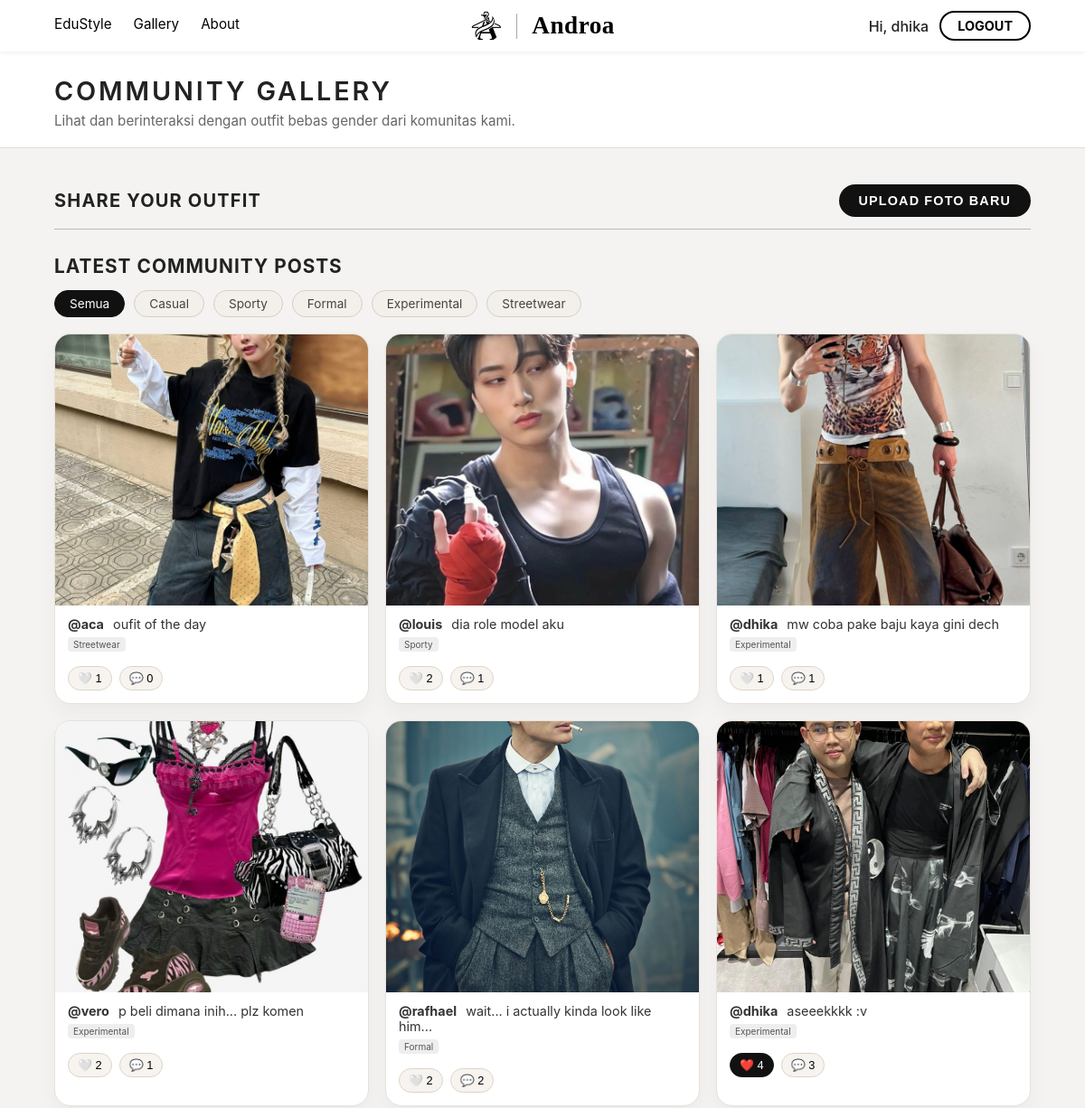
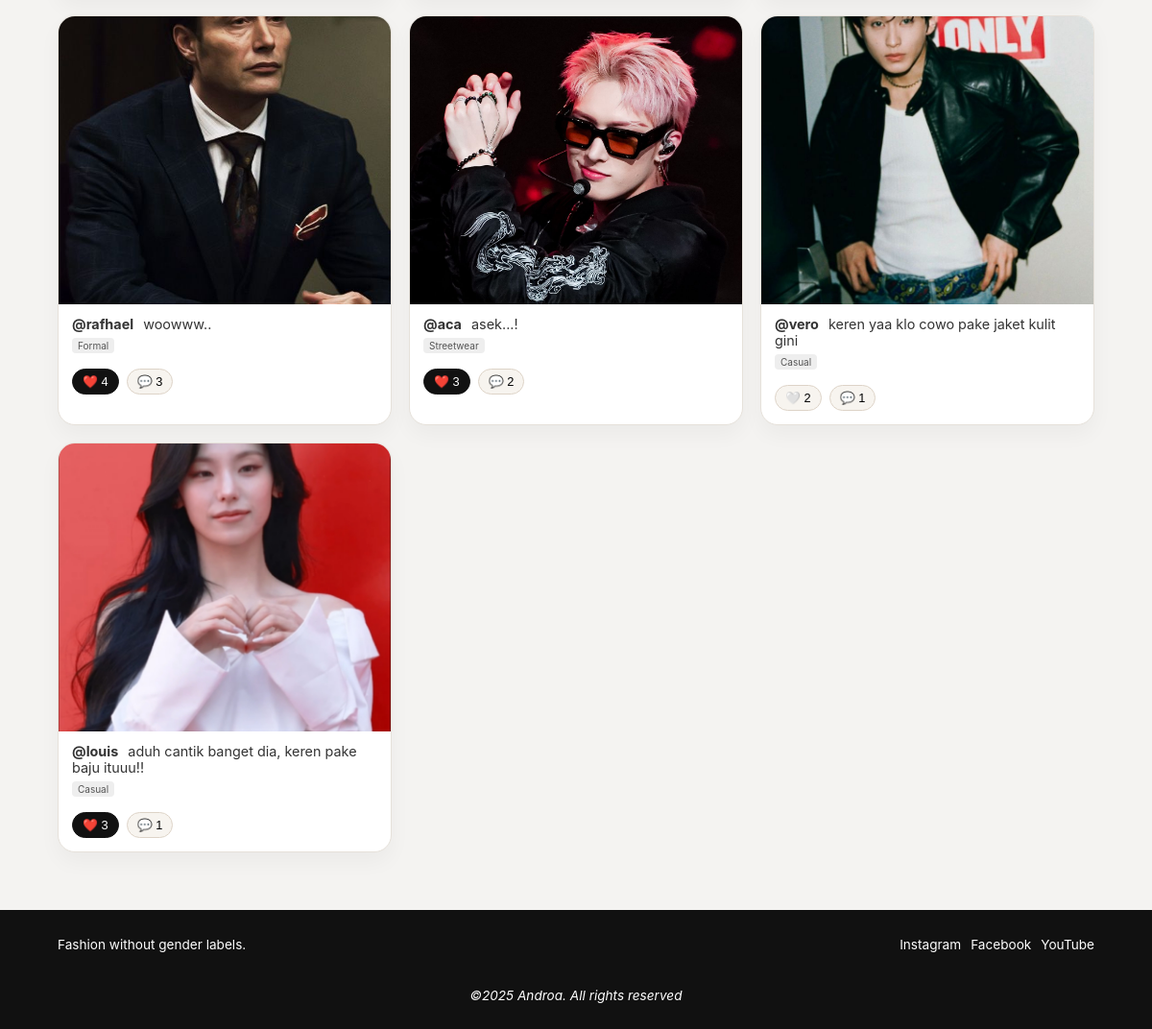
Screenshot of /Androa-Doang/pages/user/gallery.php (signed in) with the database file from the repository (2 pictures, top to bottom).
### tables this page shows
CREATE TABLE `gallery_posts` (
  `post_id` int(11) NOT NULL,
  `user_id` int(11) NOT NULL,
  `caption` text DEFAULT NULL,
  `image_path` varchar(255) NOT NULL,
  `style_category` varchar(50) NOT NULL,
  `is_approved` tinyint(1) NOT NULL DEFAULT 0,
  `created_at` timestamp NOT NULL DEFAULT current_timestamp()
);

CREATE TABLE `users` (
  `user_id` int(11) NOT NULL,
  `username` varchar(50) NOT NULL,
  `email` varchar(100) NOT NULL,
  `password` varchar(255) NOT NULL,
  `full_name` varchar(100) DEFAULT NULL,
  `bio` text DEFAULT NULL,
  `avatar_path` varchar(255) DEFAULT '/assets/profile-default.jpg',
  `role` enum('guest','user','admin') NOT NULL DEFAULT 'user',
  `is_active` tinyint(1) NOT NULL DEFAULT 1,
  `created_at` timestamp NOT NULL DEFAULT current_timestamp()
);

### Androa-Doang/pages/user/gallery.php (the view, shortened to what this page needs)
<?php
include '../../db_connect.php';
include '../../components/header_user.php';
$current_user_id = $_SESSION['user_id'];
$kategori_pilihan = isset($_GET['category']) ? $_GET['category'] : 'Semua';
$list_kategori = ['Semua', 'Casual', 'Sporty', 'Formal', 'Experimental', 'Streetwear'];
?>
<link rel="stylesheet" href="user.css">
<body class="user-gallery-page">
<header class="gallery-header">
    <section class="header-banner">
        <h1>Community Gallery</h1>
        <p>Lihat dan berinteraksi dengan outfit bebas gender dari komunitas kami.</p>
    </section>
</header>
<main>
    <section class="upload-section">
        <h2>Share Your Outfit</h2>
        <a href="upload-gallery.php"><button class="primary-btn">Upload Foto Baru</button></a>
    </section>
    <section class="gallery-list">
        <h2>Latest Community Posts</h2>
        <div class="category-filter">
            <?php foreach ($list_kategori as $kat): ?>
                <?php
                    $active_class = ($kategori_pilihan == $kat) ? 'active' : '';
                    $url_filter = "?category=" . urlencode($kat);
                ?>
                <a href="<?php echo $url_filter; ?>" class="filter-btn <?php echo $active_class; ?>">
                    <?php echo $kat; ?>
                </a>
            <?php endforeach; ?>
        </div>
        <div class="gallery-grid">
            <?php
            $sql = "SELECT gp.*, u.username, u.avatar_path
                    FROM gallery_posts gp
                    JOIN users u ON gp.user_id = u.user_id";
            $sql .= " ORDER BY gp.created_at DESC";
            $result_posts = $conn->query($sql);
            if ($result_posts->num_rows > 0) {
                while ($post = $result_posts->fetch_assoc()) {
                    $post_id = $post['post_id'];
                    $caption = htmlspecialchars($post['caption']);
                    $image_path = "../../Asset/" . $post['image_path'];
                    $username = htmlspecialchars($post['username']);
                    $q_likes = "SELECT COUNT(*) as total FROM likes WHERE post_type='gallery' AND post_id='$post_id'";
                    $res_likes = $conn->query($q_likes);
                    $total_likes = $res_likes->fetch_assoc()['total'];
                    $check_like = "SELECT * FROM likes WHERE user_id='$current_user_id' AND post_type='gallery' AND post_id='$post_id'";
                    $is_liked = $conn->query($check_like)->num_rows > 0;
                    $like_class = $is_liked ? 'liked' : '';
                    $q_comments = "SELECT COUNT(*) as total FROM comments WHERE post_type='gallery' AND post_id='$post_id'";
                    $res_comments = $conn->query($q_comments);
                    $total_comments = $res_comments->fetch_assoc()['total'];
            ?>
                    <article class="card">
                        <a href="detail-gallery.php?post_id=<?= $post_id; ?>">
                            <img src="<?= $image_path; ?>" alt="<?= $caption; ?>" style="width:100%; height:300px; object-fit:cover;">
                        </a>
                        <div class="post-info">
                            <p class="ig-caption">
                                <b>@<?= $username; ?></b>
                                <?= mb_strimwidth($caption, 0, 50, "..."); ?>
                            </p>
                            <span style="font-size: 10px; background: #eee; padding: 2px 6px; border-radius: 4px; color: #555;">
                                <?= htmlspecialchars($post['style_category']); ?>
                            </span>
                            <div class="actions" style="margin-top: 10px;">
                                <a href="javascript:void(0)" onclick="toggleLike(this, 'gallery', <?= $post_id; ?>)" style="text-decoration:none;">
                                    <button class="like-button <?= $like_class; ?>" style="cursor:pointer;">
                                        <?= $is_liked ? '❤️' : '🤍'; ?> <?= $total_likes; ?>
                                    </button>
                                </a>
                                <a href="detail-gallery.php?post_id=<?= $post_id; ?>">
                                    <button class="comment-button">💬 <?= $total_comments; ?></button>
                                </a>
                            </div>
                            </div>
                    </article>
            <?php
                }
            }  ?>
        </div>
    </section>
</main>
</body>
<?php
include '../../components/footer.php';
?>

### Androa-Doang/components/components.css (style rules this page uses)
body { font-family: var(--font-sans); color: #222; margin: 0; padding: 0; }

### Androa-Doang/pages/user/user.css (style rules this page uses)
body.user-gallery-page { background: #f4f3f1; font-family: -apple-system, BlinkMacSystemFont, "Segoe UI", "Helvetica Neue", Arial, sans-serif; color: #222; margin: 0; }
body.user-gallery-page main { max-width: 1100px; margin: 40px auto 60px; padding: 0 5%; }
body.user-gallery-page .gallery-header { background: #ffffff; border-bottom: 1px solid #e1dbd2; }
body.user-gallery-page .gallery-header .header-banner { max-width: 1100px; margin: 0 auto; padding: 26px 5% 20px; }
body.user-gallery-page .gallery-header h1 { margin: 0 0 6px; font-size: 1.8rem; letter-spacing: 0.10em; text-transform: uppercase; font-weight: 600; }
body.user-gallery-page .gallery-header p { margin: 0; color: #666; font-size: 0.95rem; }
body.user-gallery-page .upload-section { margin-top: 28px; margin-bottom: 28px; padding-bottom: 14px; display: flex; align-items: center; justify-content: space-between; gap: 16px; flex-wrap: wrap; position: relative; }
body.user-gallery-page .upload-section::after { content: ""; position: absolute; left: 0; right: 0; bottom: 0; height: 1px; background: #bfb7ad; }
body.user-gallery-page .upload-section h2 { margin: 0; font-size: 1.25rem; letter-spacing: 0.06em; text-transform: uppercase; }
body.user-gallery-page .primary-btn { border-radius: 999px; padding: 10px 22px; border: none; background: #111; color: #fff; font-size: 0.9rem; letter-spacing: 0.08em; text-transform: uppercase; font-weight: 600; cursor: pointer; transition: background 0.2s ease, transform 0.1s ease, box-shadow 0.2s ease; }
body.user-gallery-page .gallery-list { margin-top: 10px; }
body.user-gallery-page .gallery-list > h2 { margin: 0 0 14px; font-size: 1.3rem; letter-spacing: 0.05em; text-transform: uppercase; }
body.user-gallery-page .category-filter { display: flex; flex-wrap: wrap; gap: 10px; margin-bottom: 18px; }
body.user-gallery-page .filter-btn { display: inline-flex; align-items: center; justify-content: center; padding: 6px 16px; border-radius: 999px; border: 1px solid #d6cec4; background: #f3f0eb; color: #444; font-size: 0.85rem; text-decoration: none; cursor: pointer; transition: background 0.2s ease, color 0.2s ease, border-color 0.2s ease, transform 0.08s ease; }
body.user-gallery-page .filter-btn.active { background: #111; border-color: #111; color: #fff; }
body.user-gallery-page .gallery-grid { display: grid; grid-template-columns: repeat(3, minmax(0, 1fr)); gap: 18px; }
body.user-gallery-page .card { background: #fff; border-radius: 18px; overflow: hidden; border: 1px solid #e6e1da; box-shadow: 0 10px 22px rgba(0,0,0,0.04); display: flex; flex-direction: column; transition: transform .18s ease, box-shadow .18s ease, border-color .18s ease; }
body.user-gallery-page .card img { width: 100%; height: 280px; object-fit: cover; }
body.user-gallery-page .post-info { padding: 12px 14px 14px; display: flex; flex-direction: column; gap: 6px; }
body.user-gallery-page .ig-caption { margin: 0; font-size: 0.9rem; color: #333; }
body.user-gallery-page .ig-caption b { margin-right: 6px; }
body.user-gallery-page .post-info span { align-self: flex-start; font-size: 0.75rem; background: #f1eee8; padding: 2px 8px; border-radius: 999px; color: #555; }
body.user-gallery-page .actions { margin-top: 10px; display: flex; gap: 8px; }
body.user-gallery-page .like-button, body.user-gallery-page .comment-button { border-radius: 999px; border: 1px solid #ddd3c7; background: #f7f4ef; font-size: 0.8rem; padding: 5px 10px; cursor: pointer; display: inline-flex; align-items: center; gap: 4px; transition: background .18s ease, border-color .18s ease, color .18s ease, transform .08s ease; }
body.user-gallery-page .like-button.liked { background: #111; border-color: #111; color: #fff; }

### rows the page displays
gallery_posts: image_path (picture), user.username "aca", caption "oufit of the day", style_category "Streetwear", total_likes "1", total_comments "0"
gallery_posts: image_path (picture), user.username "louis", caption "dia role model aku", style_category "Sporty", total_likes "2", total_comments "1"
gallery_posts: image_path (picture), user.username "dhika", caption "mw coba pake baju kaya gini dech", style_category "Experimental", total_likes "1", total_comments "1"
gallery_posts: image_path (picture), user.username "vero", caption "p beli dimana inih... plz komen", style_category "Experimental", total_likes "2", total_comments "1"
gallery_posts: image_path (picture), user.username "rafhael", caption "wait... i actually kinda look like him...", style_category "Formal", total_likes "2", total_comments "2"
gallery_posts: image_path (picture), user.username "dhika", caption "aseeekkkk :v", style_category "Experimental", total_likes "4", total_comments "3"
gallery_posts: image_path (picture), user.username "rafhael", caption "woowww..", style_category "Formal", total_likes "4", total_comments "3"
gallery_posts: image_path (picture), user.username "aca", caption "asek...!", style_category "Streetwear", total_likes "3", total_comments "2"
gallery_posts: image_path (picture), user.username "vero", caption "keren yaa klo cowo pake jaket kulit gini", style_category "Casual", total_likes "2", total_comments "1"
gallery_posts: image_path (picture), user.username "louis", caption "aduh cantik banget dia, keren pake baju ituuu!!", style_category "Casual", total_likes "3", total_comments "1"

### other values shown
$_SESSION['user_username'] "dhika"
$kat "Semua"
$kat "Casual"
$kat "Sporty"
$kat "Formal"
$kat "Experimental"
$kat "Streetwear"
